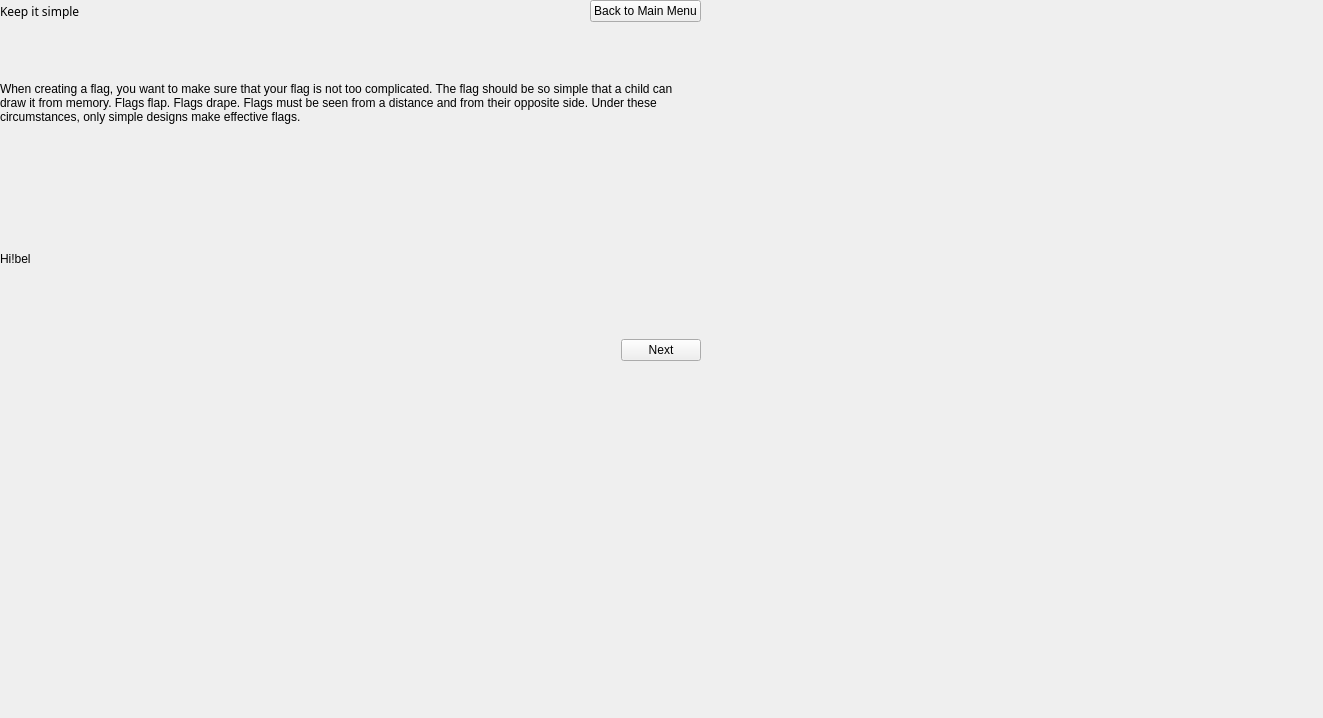
<?xml version="1.0" encoding="UTF-8"?>
<ui version="4.0">
 <class>KeepSimpleLesson</class>
 <widget class="QStackedWidget" name="KeepSimpleLesson">
  <property name="geometry">
   <rect>
    <x>0</x>
    <y>0</y>
    <width>1323</width>
    <height>718</height>
   </rect>
  </property>
  <property name="windowTitle">
   <string>StackedWidget</string>
  </property>
  <widget class="QWidget" name="page">
   <widget class="QWidget" name="layoutWidget">
    <property name="geometry">
     <rect>
      <x>0</x>
      <y>0</y>
      <width>701</width>
      <height>361</height>
     </rect>
    </property>
    <layout class="QVBoxLayout" name="verticalLayout_2">
     <item>
      <layout class="QHBoxLayout" name="horizontalLayout_2">
       <item>
        <widget class="QLabel" name="label_3">
         <property name="font">
          <font>
           <family>Stencil</family>
          </font>
         </property>
         <property name="text">
          <string>Keep it simple</string>
         </property>
        </widget>
       </item>
       <item>
        <spacer name="horizontalSpacer_2">
         <property name="orientation">
          <enum>Qt::Horizontal</enum>
         </property>
         <property name="sizeHint" stdset="0">
          <size>
           <width>40</width>
           <height>20</height>
          </size>
         </property>
        </spacer>
       </item>
       <item>
        <widget class="QPushButton" name="mainMenu">
         <property name="text">
          <string>Back to Main Menu</string>
         </property>
        </widget>
       </item>
      </layout>
     </item>
     <item>
      <widget class="QLabel" name="label_6">
       <property name="text">
        <string>When creating a flag, you want to make sure that your flag is not too complicated. The flag should be so simple that a child can draw it from memory. Flags flap. Flags drape. Flags must be seen from a distance and from their opposite side. Under these circumstances, only simple designs make effective flags. </string>
       </property>
       <property name="wordWrap">
        <bool>true</bool>
       </property>
      </widget>
     </item>
     <item>
      <widget class="QLabel" name="label_2">
       <property name="text">
        <string>Hi!bel</string>
       </property>
      </widget>
     </item>
     <item>
      <layout class="QHBoxLayout" name="horizontalLayout_5">
       <item>
        <spacer name="horizontalSpacer_5">
         <property name="orientation">
          <enum>Qt::Horizontal</enum>
         </property>
         <property name="sizeHint" stdset="0">
          <size>
           <width>40</width>
           <height>20</height>
          </size>
         </property>
        </spacer>
       </item>
       <item>
        <widget class="QPushButton" name="nextButton">
         <property name="text">
          <string>Next</string>
         </property>
        </widget>
       </item>
      </layout>
     </item>
    </layout>
   </widget>
  </widget>
  <widget class="QWidget" name="page_2">
   <layout class="QVBoxLayout" name="verticalLayout_4">
    <item>
     <layout class="QVBoxLayout" name="verticalLayout">
      <item>
       <layout class="QHBoxLayout" name="horizontalLayout">
        <item>
         <widget class="QLabel" name="label">
          <property name="font">
           <font>
            <family>Stencil</family>
           </font>
          </property>
          <property name="text">
           <string>Keep it simple</string>
          </property>
         </widget>
        </item>
        <item>
         <spacer name="horizontalSpacer">
          <property name="orientation">
           <enum>Qt::Horizontal</enum>
          </property>
          <property name="sizeHint" stdset="0">
           <size>
            <width>40</width>
            <height>20</height>
           </size>
          </property>
         </spacer>
        </item>
        <item>
         <widget class="QPushButton" name="mainMenu_2">
          <property name="text">
           <string>Back to Main Menu</string>
          </property>
         </widget>
        </item>
       </layout>
      </item>
      <item>
       <widget class="QLabel" name="label_5">
        <property name="text">
         <string>Furthermore, complicated flags cost more to make, which often can limit how widely they are used. Most poor designs have the elements of a great flag in them—simplify them by focusing on a single symbol, a few colors, large shapes, and no lettering. Avoid the temptation to include a symbol for everybody. Ideally the design will be reversible or at least recognizable from either side. Don’t put a different design on the back.</string>
        </property>
        <property name="wordWrap">
         <bool>true</bool>
        </property>
       </widget>
      </item>
      <item>
       <layout class="QHBoxLayout" name="horizontalLayout_4">
        <item>
         <widget class="QPushButton" name="backButton">
          <property name="text">
           <string>Back</string>
          </property>
         </widget>
        </item>
        <item>
         <spacer name="horizontalSpacer_4">
          <property name="orientation">
           <enum>Qt::Horizontal</enum>
          </property>
          <property name="sizeHint" stdset="0">
           <size>
            <width>40</width>
            <height>20</height>
           </size>
          </property>
         </spacer>
        </item>
        <item>
         <widget class="QPushButton" name="nextButton_2">
          <property name="text">
           <string>Next</string>
          </property>
         </widget>
        </item>
       </layout>
      </item>
     </layout>
    </item>
   </layout>
  </widget>
 </widget>
 <resources/>
 <connections/>
</ui>
